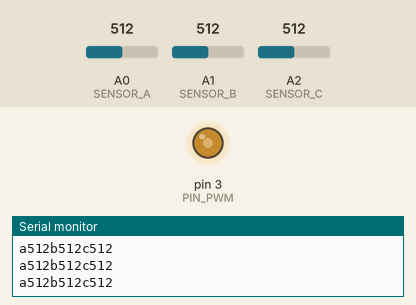
Simulated run of this sketch. Board: Arduino Uno, built with avr-gcc and run on an emulated ATmega328P. On the bench: output pins drawn as LEDs (lit = HIGH), the last lines printed to the serial monitor. Inputs (shaded band) come from the test bench; at power-on: A2 (SENSOR_C) = 512, A0 (SENSOR_A) = 512, A1 (SENSOR_B) = 512.

Above: at 1.2 s.
1.3 s: A2 (SENSOR_C) set to 716
At 2.5 s:
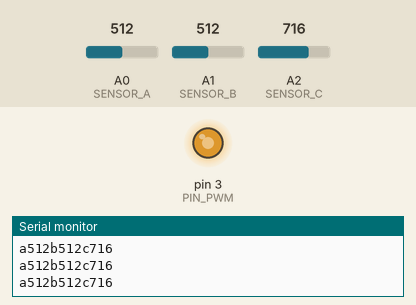
2.8 s: A2 (SENSOR_C) set to 900
At 4.0 s:
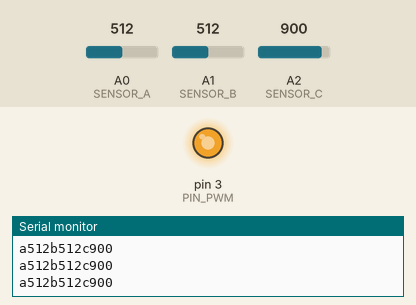
4.3 s: A2 (SENSOR_C) set to 122
At 5.5 s:
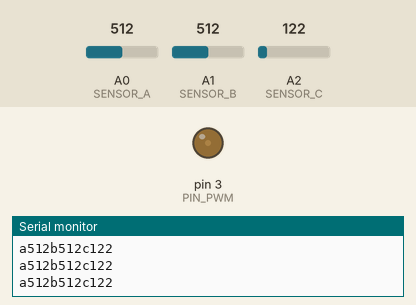
5.8 s: A2 (SENSOR_C) set to 0
At 7.0 s:
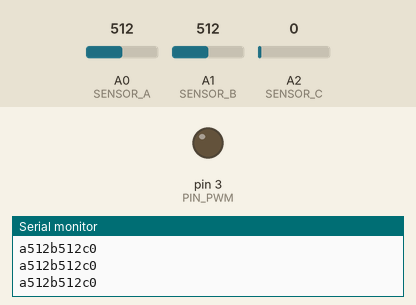
7.4 s: A2 (SENSOR_C) set to 511
At 8.5 s:
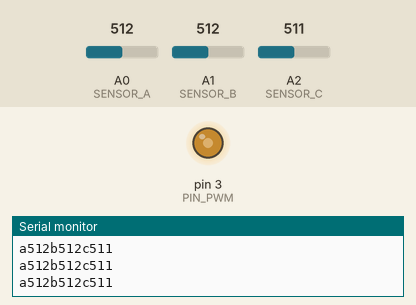
Timing chart, 0 to 9.9 s (numbered marks = the images above; inputs shaded):
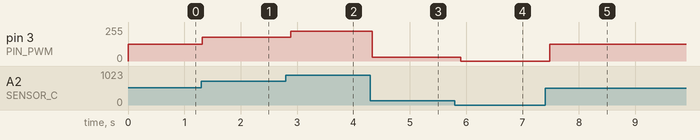

The sketch:

celda_electrolitica.ino
```cpp
// Regulador de voltaje por arduino
int const SENSOR_A = A0;
int const SENSOR_B = A1;
int const SENSOR_C = A2;
// pines altos y bajos

//sensibilidad en Voltios/Amperio para sensor de 5A
float const SENSIBILIDAD = 0.185;
int const PIN_PWM = 3;

void setup() {
  // inicio de la configuracion
  Serial.begin(9600); // 9600 baudios comunicacion serial
}

void loop() {
  // put your main code here, to run repeatedly:
  int rv = analogRead(SENSOR_C); // potenciometro como regulador de voltaje
  int voltajeSalida = map(rv, 0, 1023, 0, 255);
  // salida de  voltaje
  analogWrite(PIN_PWM, voltajeSalida);
  // serializar sensores
  Serial.println(leerSensores());
  delay(100);
}

// metodo para leer los tres sensores
String leerSensores(){
  String valorA = "a" + String(analogRead(SENSOR_A));
  delay(10);
  String valorB = "b" + String(analogRead(SENSOR_B));
  delay(10);
  String valorC = "c" + String(analogRead(SENSOR_C));
  delay(10);
  return valorA + valorB + valorC;
}
```

Measured:
- after the input at 1.3 s, pin 3 (PIN_PWM): 127/255 → 178/255 at once
- after the input at 2.8 s, pin 3 (PIN_PWM): 178/255 → 224/255 after 0.09 s
- after the input at 4.3 s, pin 3 (PIN_PWM): 224/255 → 30/255 at once
- after the input at 5.8 s, pin 3 (PIN_PWM): 30/255 → 0/255 after 0.11 s
- after the input at 7.4 s, pin 3 (PIN_PWM): 0/255 → 127/255 after 0.08 s
